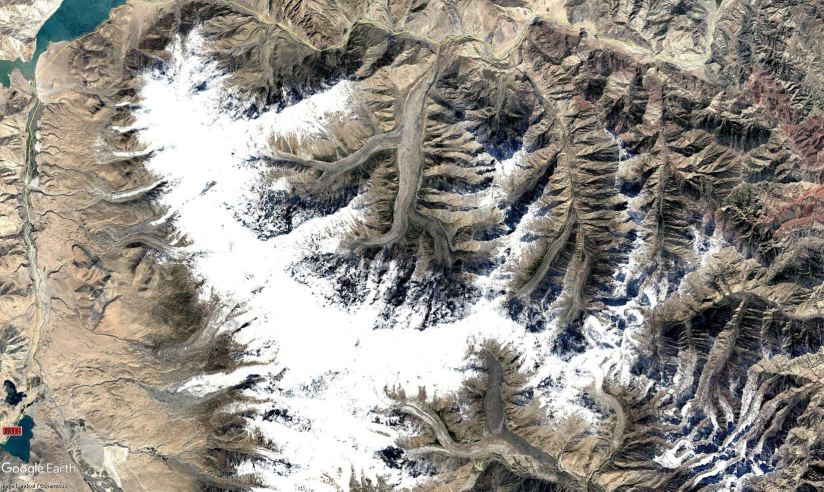
#> input picture Glacier.jpg, 1647 x 983 px, given in place of YourName.mp4, which was not available (shown at 1/2 size)
$ python VidCanny.py   (older library calls are emulated)
#> lines starting #> are read from the running program, lines starting #| are printed output that depends on the picture; pictures that were not available may be replaced by others from this repository, and a replacement may not be noted
import cv2

def video_canny(video):
#> called with video = 'YourName.mp4'
    cap = cv2.VideoCapture(video)
    while 1:
        ret,frame = cap.read()
#> frame is the input picture: shape (983, 1647, 3); mean B, G, R 137.4, 144.6, 149.4
        img = frame
        if ret:
            img_resize = cv2.resize(img,(1080,607))
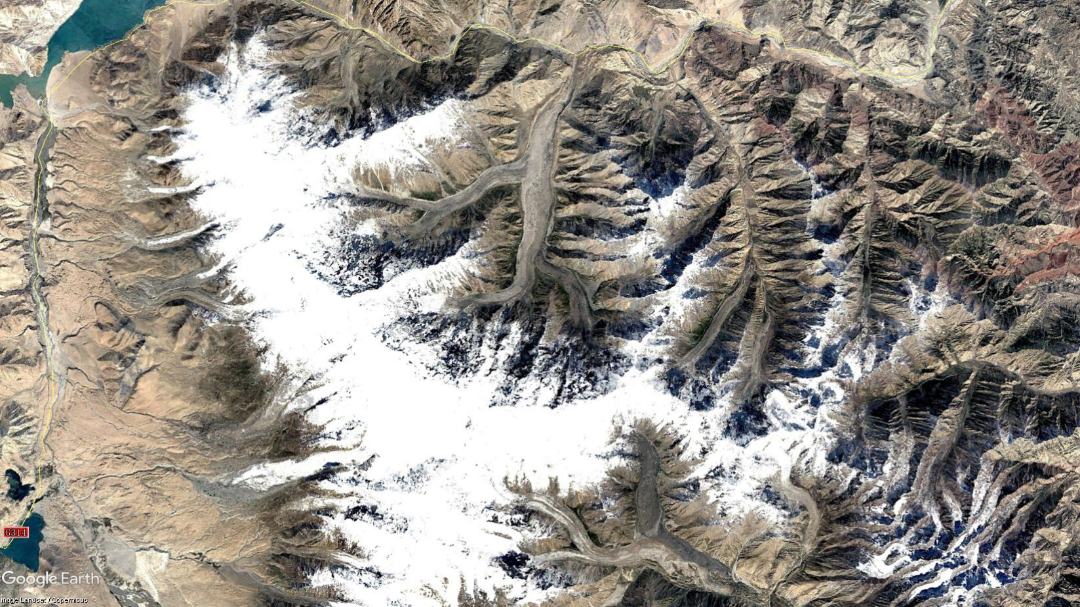
#> img_resize: shape (607, 1080, 3); mean B, G, R 137.3, 144.4, 149.3
            blurred = cv2.GaussianBlur(img_resize, (3, 3), 0)
            gray = cv2.cvtColor(blurred, cv2.COLOR_BGR2GRAY)
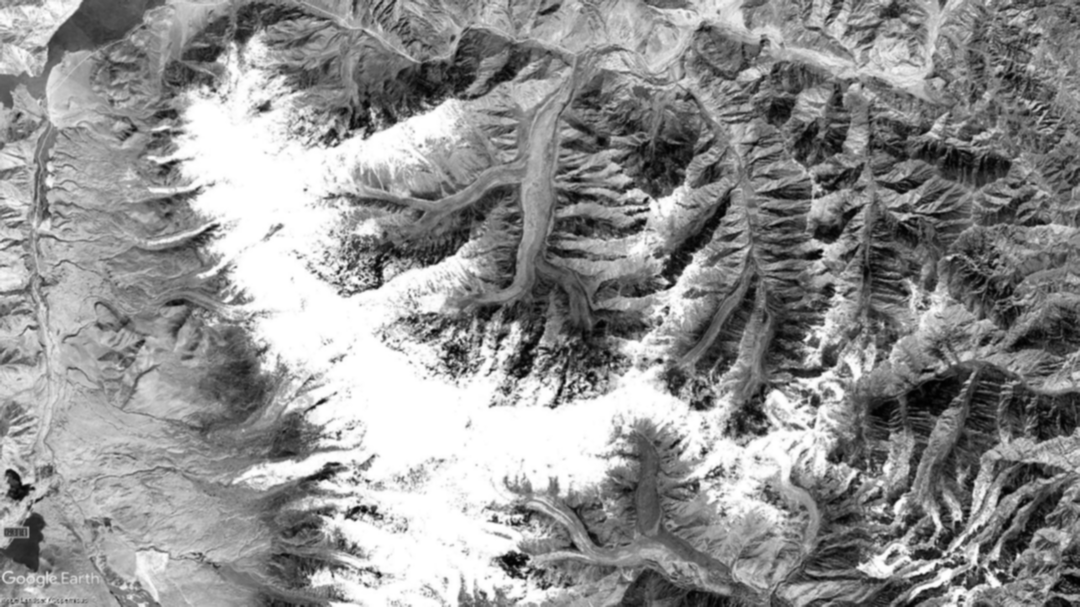
#> gray: shape (607, 1080); min 1, max 255, mean 145.1
            xgrad = cv2.Sobel(gray, cv2.CV_16SC1, 1, 0)
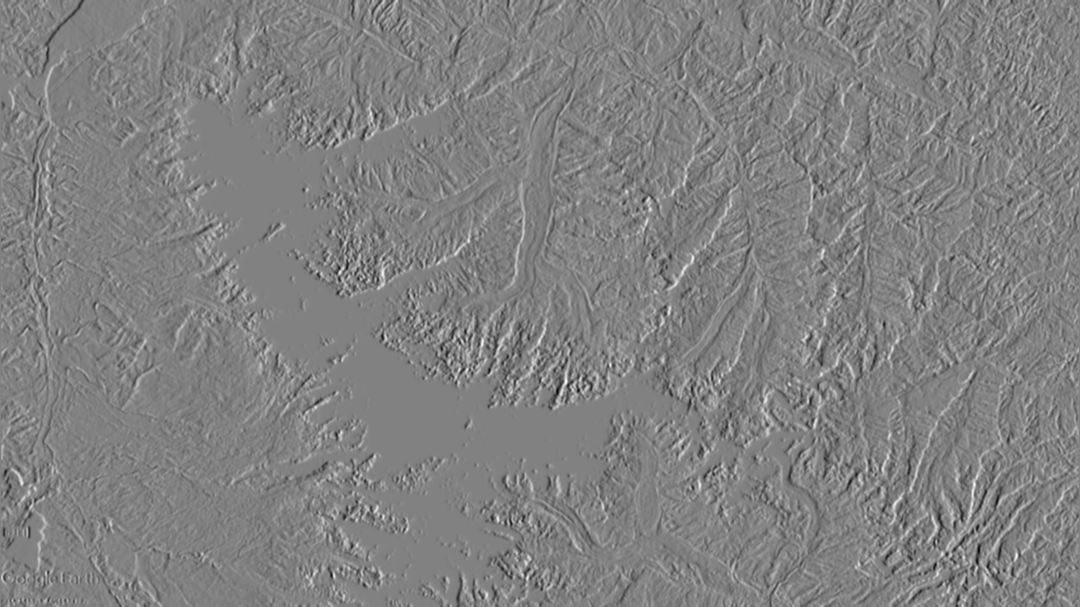
#> xgrad: shape (607, 1080) int16; min -654, max 634, mean -0.4; drawn with min black and max white
            ygrad = cv2.Sobel(gray, cv2.CV_16SC1, 0, 1)
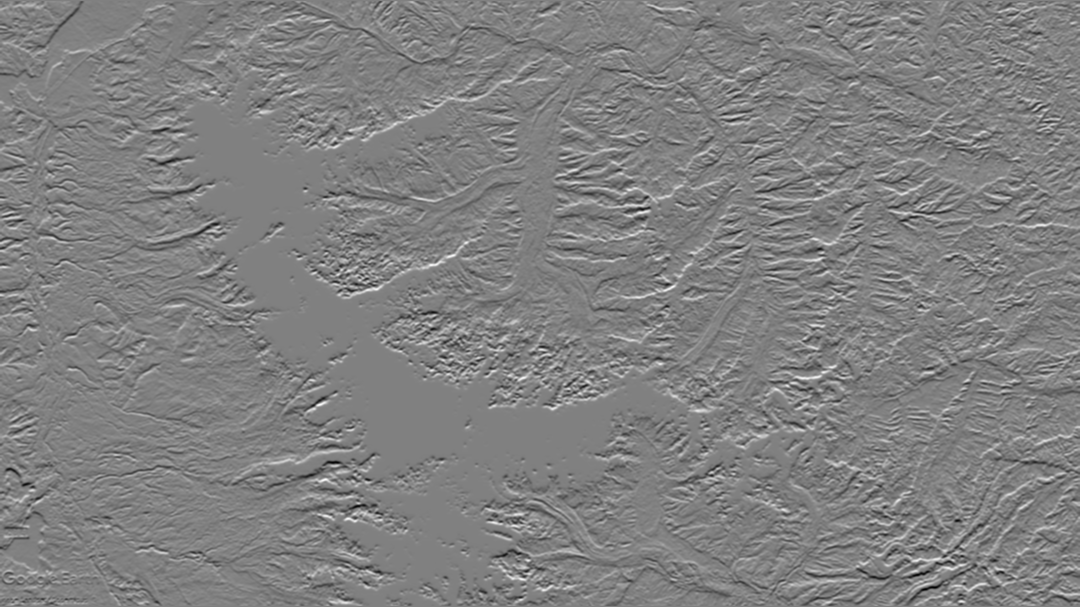
#> ygrad: shape (607, 1080) int16; min -683, max 670, mean -0.2; drawn with min black and max white
            output = cv2.Canny(xgrad, ygrad, 50, 150)
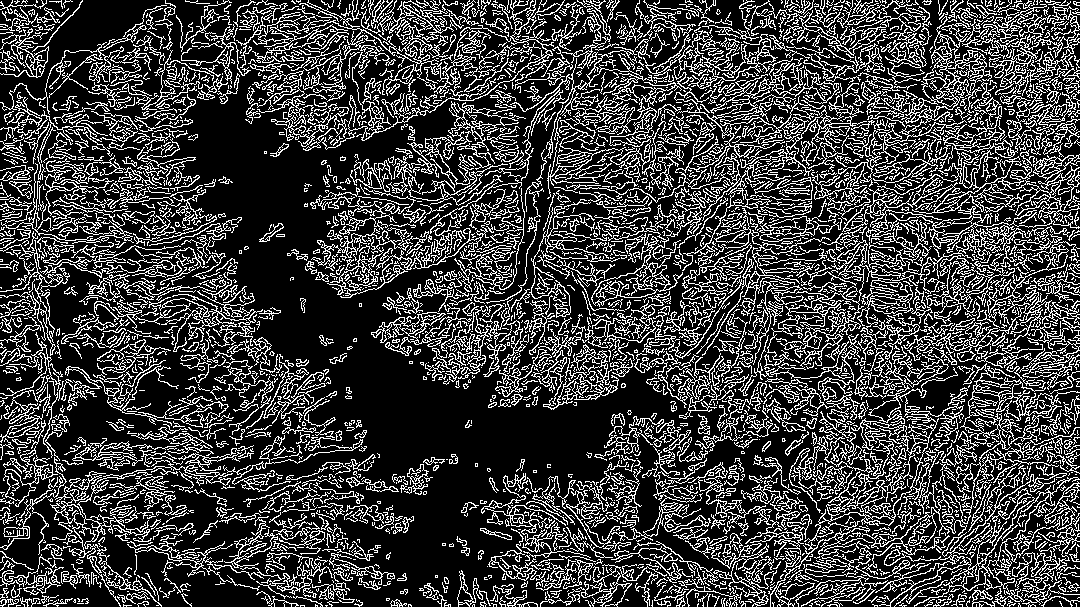
#> output: shape (607, 1080); 24.6% white in thin lines or dots
            cv2.imshow("Video", output)

            if cv2.waitKey(24)  &  0xFF==27:
#> (key Esc is pressed here)
                break

        else:
            break

            cap.release()
            cv2.destroyAllWindows()

video_canny("YourName.mp4")

$ run again, on Google.jpg
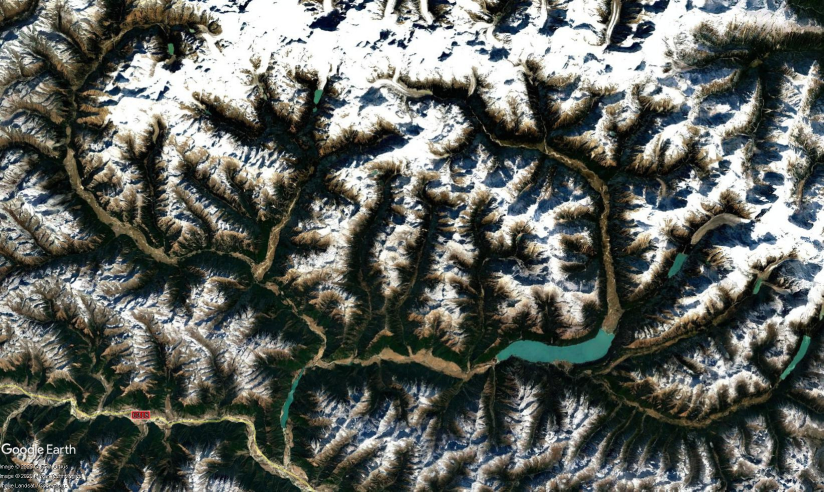
#> input picture Google.jpg, 1647 x 983 px, given in place of YourName.mp4, which was not available (shown at 1/2 size)
#> in video_canny, frame is the input picture: shape (983, 1647, 3); mean B, G, R 95.7, 101.2, 97.8
#> in video_canny, `ygrad = cv2.Sobel(gray, cv2.CV_16SC1, 0, 1)`:
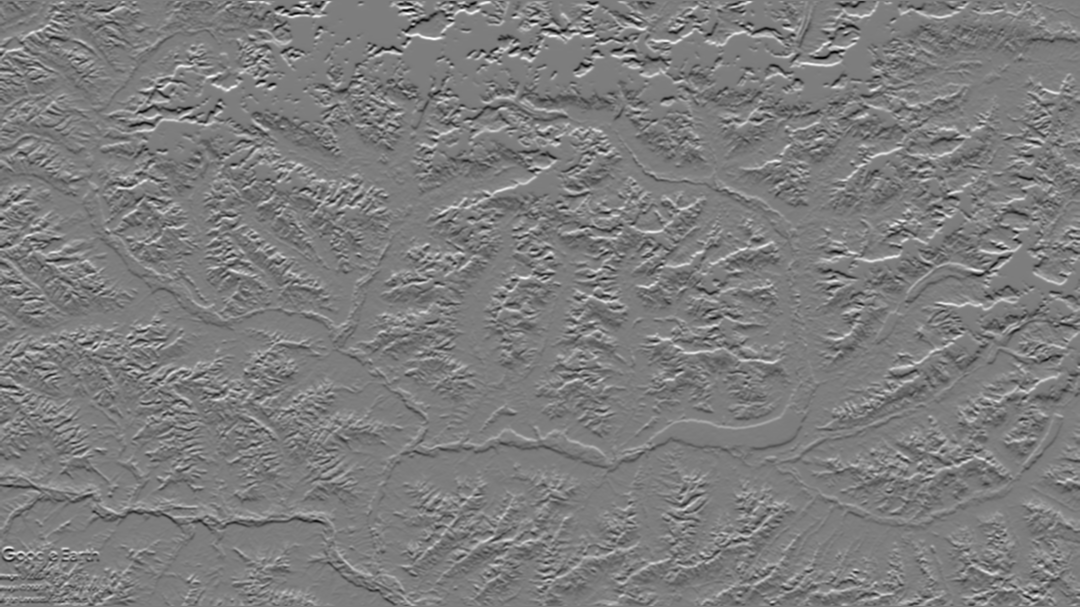
#> ygrad: shape (607, 1080) int16; min -670, max 690, mean -0.6; drawn with min black and max white
#> in video_canny, `output = cv2.Canny(xgrad, ygrad, 50, 150)`:
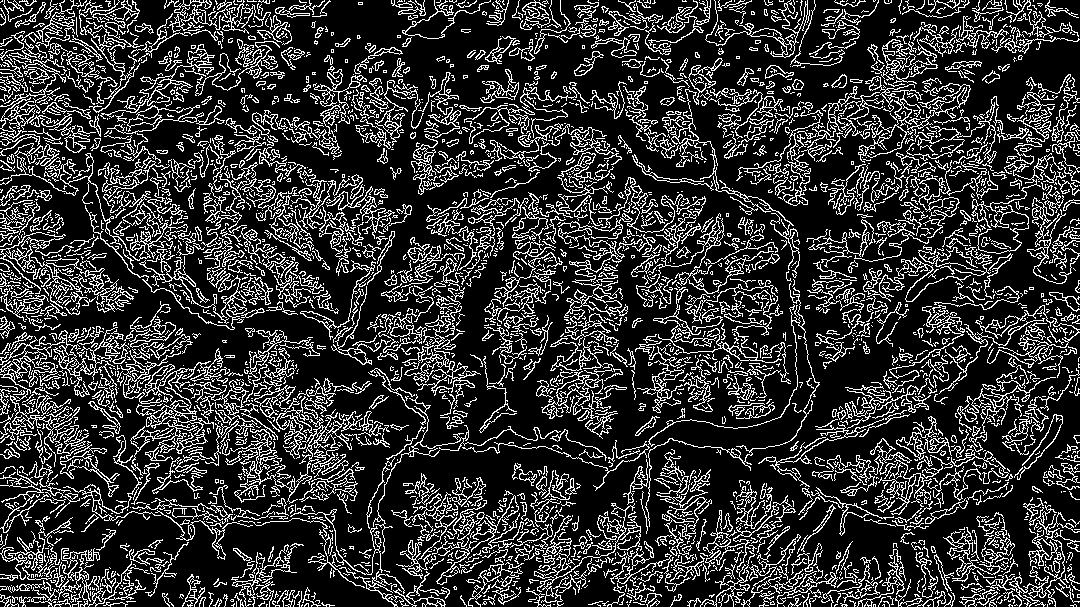
#> output: shape (607, 1080); 20.4% white in thin lines or dots
